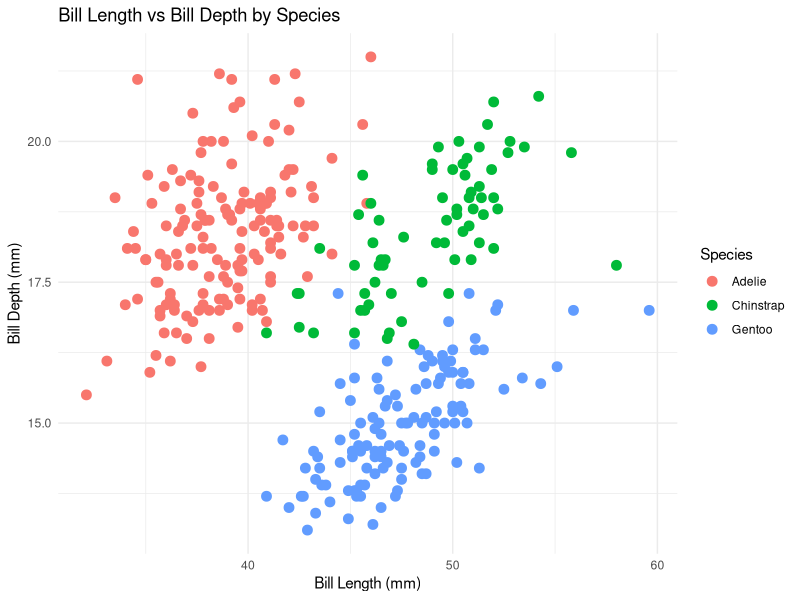
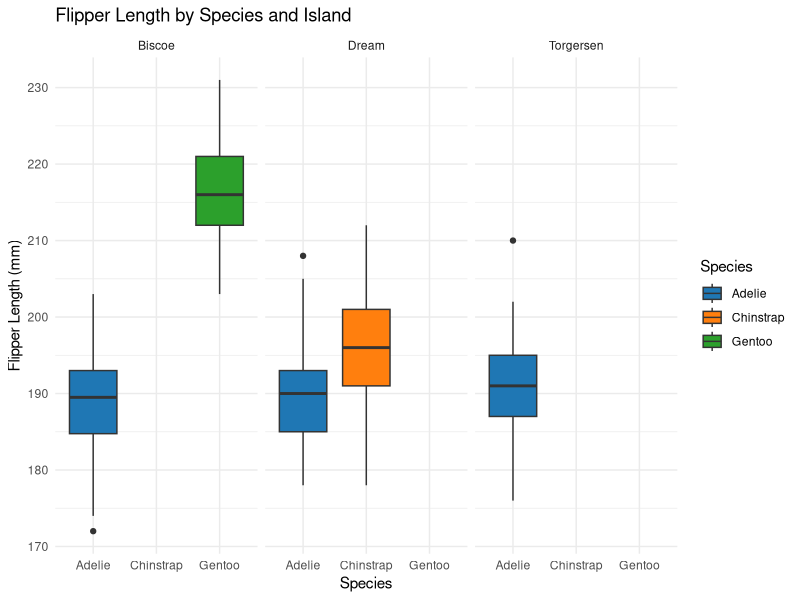
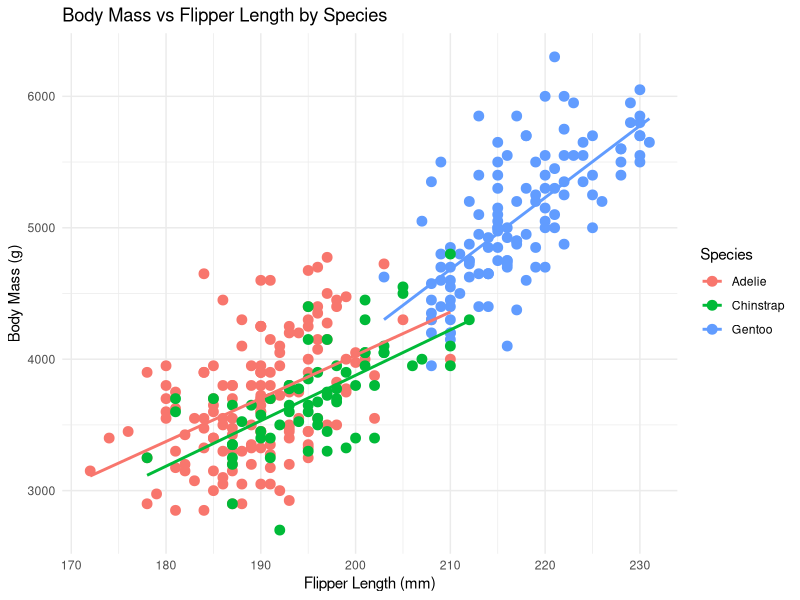

Recreate these plots in R, in order.
## ---- chunk 1
knitr::opts_chunk$set(echo = TRUE)
## ---- chunk 2
# Load tidyverse and palmerpenguins libraries
library(tidyverse)
#install.packages("palmerpenguins")
library(palmerpenguins)
## ---- chunk 3
# Create a ggplot scatter plot using the penguins dataset. 
# Plot bill_length_mm on the x-axis and bill_depth_mm on the y-axis.
# Color points by species and use geom_point with size 3.
# Add a minimal theme and clean labels.
ggplot(data = penguins, aes(x = bill_length_mm, y = bill_depth_mm, color = species)) +
  geom_point(size = 3) +
  theme_minimal() +
  labs(title = "Bill Length vs Bill Depth by Species",
       x = "Bill Length (mm)",
       y = "Bill Depth (mm)",
       color = "Species")
## ---- chunk 4
# Generate a boxplot comparing flipper_length_mm across different species, faceted by island, using custom color palettes
boxplot <- ggplot(data = penguins, aes(x = species, y = flipper_length_mm, fill = species)) +
  geom_boxplot() +
  facet_wrap(~ island) +
  scale_fill_manual(values = c("Adelie" = "#1f77b4", "Chinstrap" = "#ff7f0e", "Gentoo" = "#2ca02c")) +
  theme_minimal() +
  labs(title = "Flipper Length by Species and Island",
       x = "Species",
       y = "Flipper Length (mm)",
       fill = "Species")
boxplot
## ---- chunk 5
# Build a scatter plot mapping body_mass_g against flipper_length_mm, adding a linear regression trend line (geom_smooth) for each species
scatter_plot <- ggplot(data = penguins, aes(x = flipper_length_mm, y = body_mass_g, color = species)) +
  geom_point(size = 3) +
  geom_smooth(method = "lm", se = FALSE) +
  theme_minimal() +
  labs(title = "Body Mass vs Flipper Length by Species",
       x = "Flipper Length (mm)",
       y = "Body Mass (g)",
       color = "Species")
scatter_plot
## ---- chunk 6
#install.packages("ellmer")
#install.packages("chattr")
## ---- chunk 7
# Create a tibble named marine_stations with a salinity column
# containing the values 35, 28, 32, and 12.
# Use %>%, mutate(), and case_when() to create a new column
# named environment_type.
# Classify salinity below 15 as "Estuarine",
# between 15 and 30 as "Brackish",
# and above 30 as "Marine".
marine_stations <- tibble(salinity = c(35, 28, 32, 12)) %>%
  mutate(environment_type = case_when(
    salinity < 15 ~ "Estuarine",
    salinity >= 15 & salinity <= 30 ~ "Brackish",
    salinity > 30 ~ "Marine"
  ))
marine_stations
